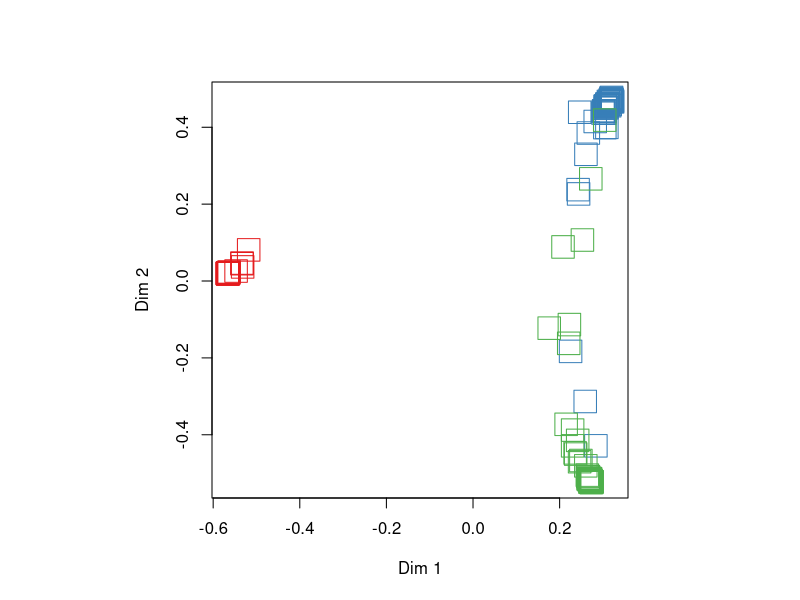
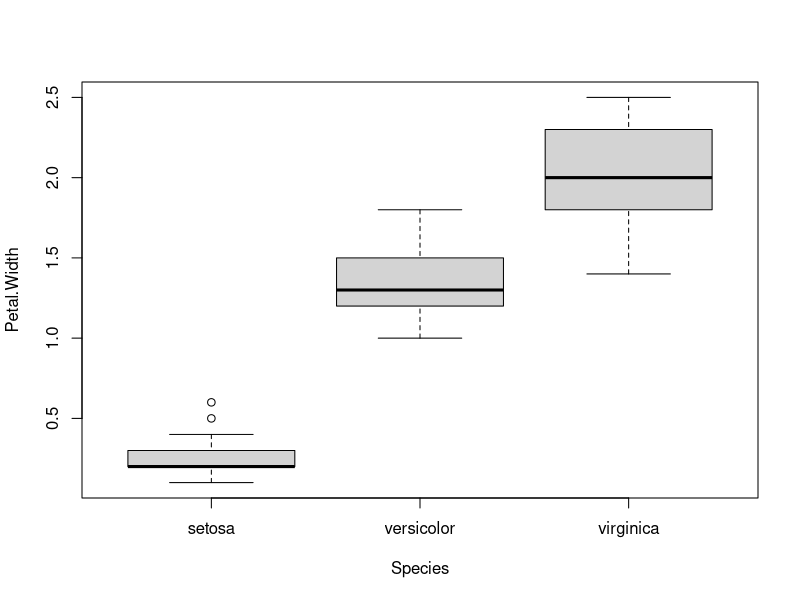
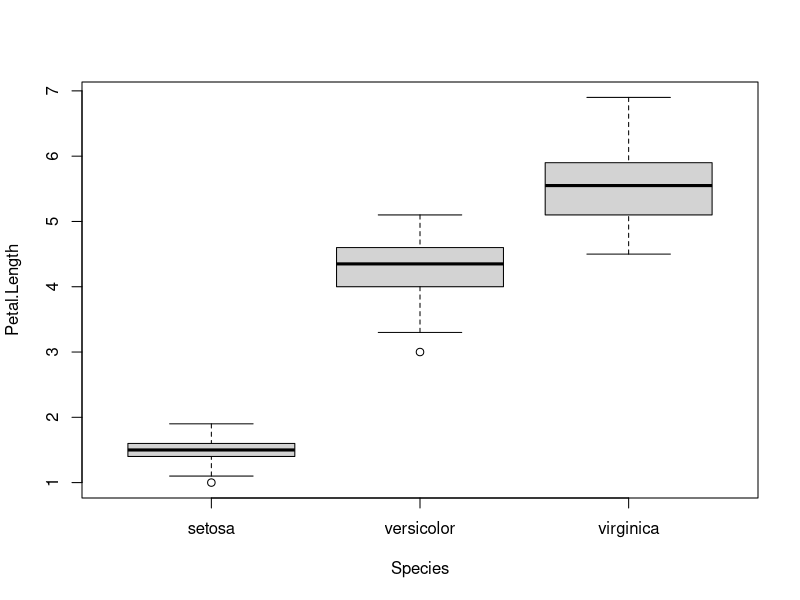
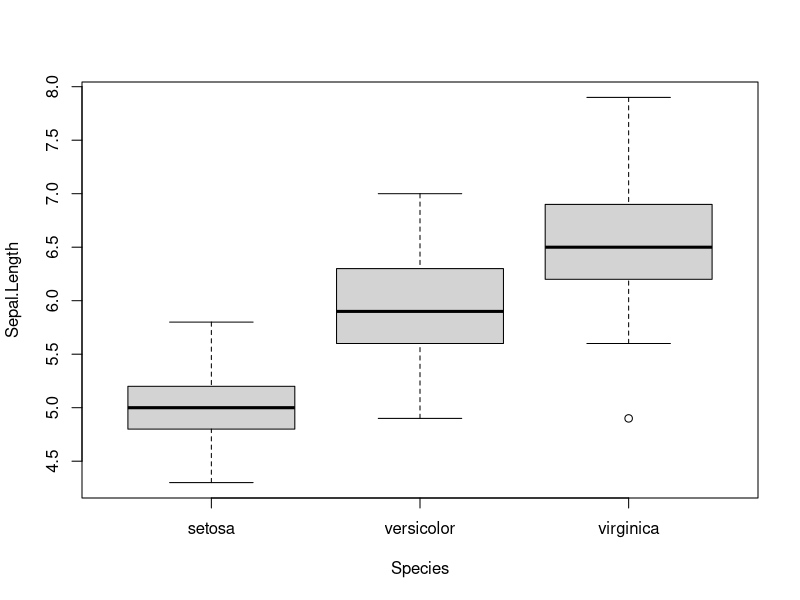
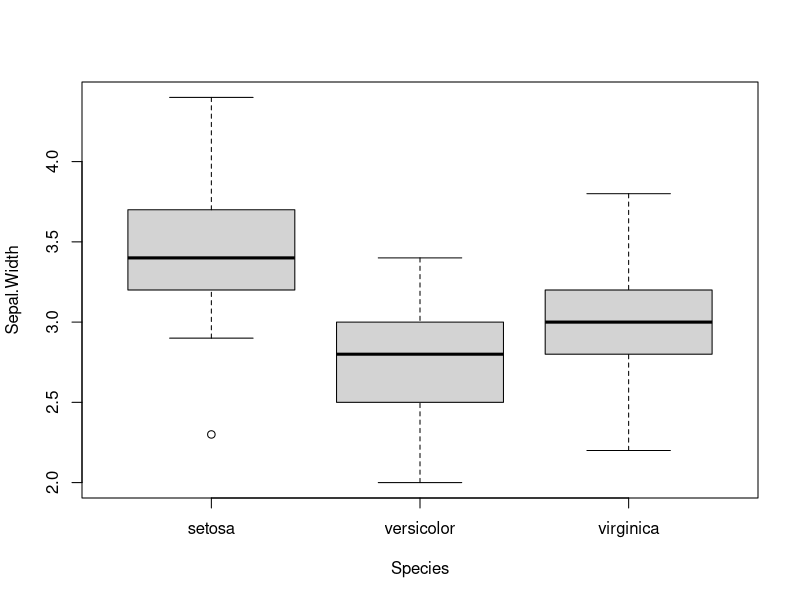
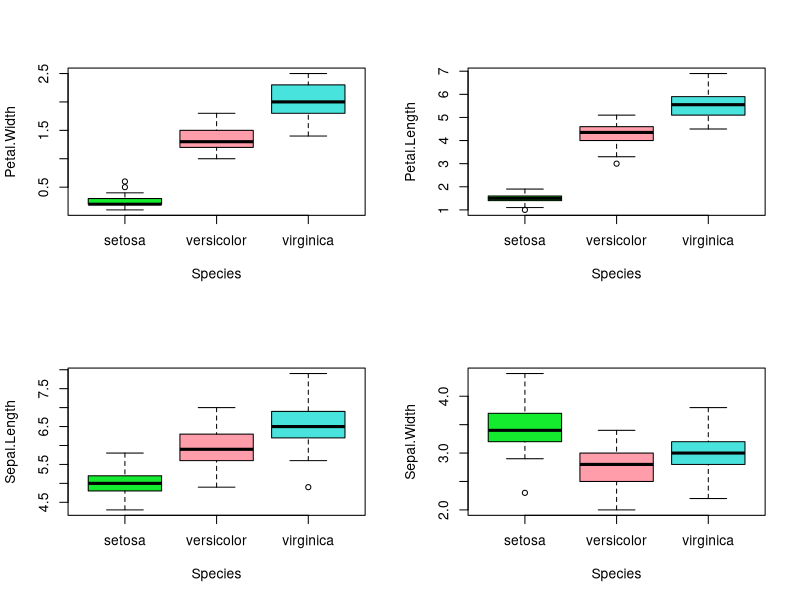

Generate these figures, in order, with R: (Note: this script raises an error after producing the figures.)
install.packages('randomForest')
data("iris")
View(iris)
library(randomForest)
set.seed(71)
Y <- iris$Species
X <- iris[,c(1,2,3,4)]

set.seed(1)
sample(x =c(21,22,23,24,25,26,27),size=3,replace= TRUE) 

rf_mod_01<-randomForest(x = X,y=Y)

rf_mod_02<-randomForest(x = X,y=Y, proximity= TRUE, importance = TRUE)


MDSplot(rf=rf_mod_02, fac = Y, cex=3, pch=0)

rf_mod_02$importance

head(iris)

boxplot(Petal.Width~Species, data=iris)
boxplot(Petal.Length~Species, data=iris)
boxplot(Sepal.Length~Species, data=iris)
boxplot(Sepal.Width~Species, data=iris)

png(filename="Boxplot1.png")  
cols <- c('#15eb2e','#FF9EAA','#49e3de')
par(mfrow=c(2,2))
boxplot(Petal.Width~Species, data=iris,col=cols)
boxplot(Petal.Length~Species, data=iris,col=cols)
boxplot(Sepal.Length~Species, data=iris,col=cols)
boxplot(Sepal.Width~Species, data=iris,col=cols)
dev.off()

install.packages('corrplot')
iris&Sepal.Length

x_cor <-cor(X)
library(corrplot)
par(mfrow=c(1,1))
corrplot(x_cor)

tb_y <- table(Y)
barplot(tb_y,col=cols)

png(filename="Barplot1.png") 
tb_y <- table(sample(x=Y,size=500, replace=TRUE))
barplot(tb_y,col=cols)
dev.off()
